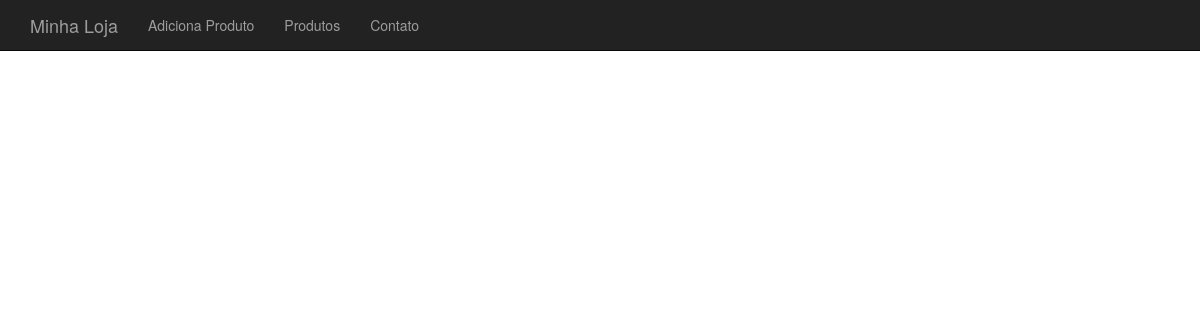
Page /produto-lista.php on the earlier database version.
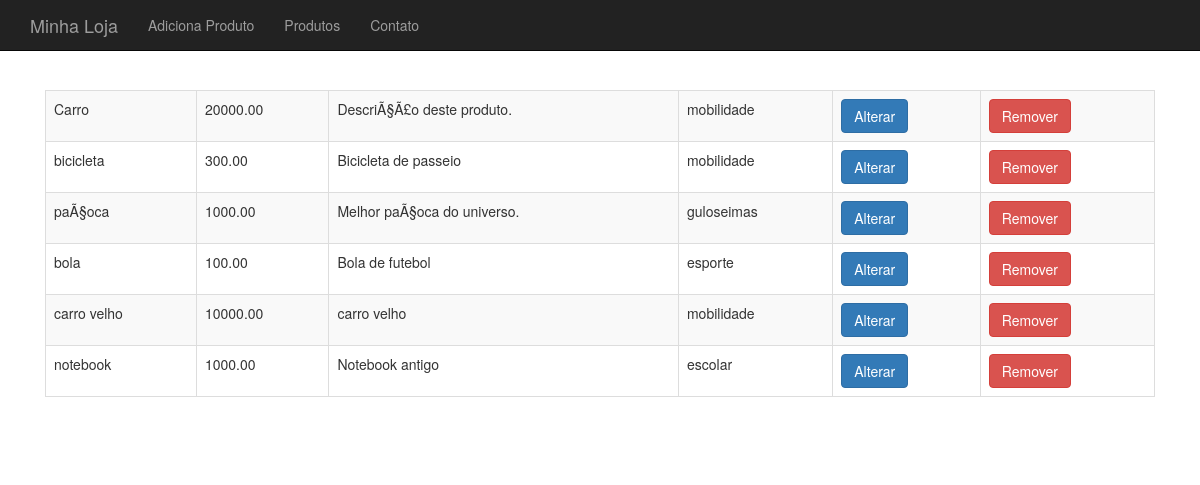
Same page on the later database version.
### tables this page shows
CREATE TABLE `produtos` (
  `id` int(11) NOT NULL AUTO_INCREMENT,
  `nome` varchar(255) DEFAULT NULL,
  `preco` decimal(10,2) DEFAULT NULL,
  `descricao` text,
  `categoria_id` int(11) DEFAULT NULL,
  `usado` tinyint(1) DEFAULT '0',
  PRIMARY KEY (`id`)
);

CREATE TABLE `categorias` (
  `id` int(11) NOT NULL AUTO_INCREMENT,
  `nome` varchar(255) DEFAULT NULL,
  PRIMARY KEY (`id`)
);

### banco-produto.php (called while the page is built, shortened)
<?php
function listaProdutos($conexao) {
	$produtos = array();
	$resultado = mysqli_query($conexao, "SELECT p.*, c.nome as categoria_nome FROM produtos as p join categorias as c on p.categoria_id=c.id");
	while($produto = mysqli_fetch_assoc($resultado)) {
		array_push($produtos, $produto);
	}
	return $produtos;
}

### produto-lista.php (the view, shortened to what this page needs)
<?php
require_once("header.php");
require_once("banco-produto.php");
?>
<table class="table table-striped table-bordered">
<?php
$produtos = listaProdutos($conexao);
foreach($produtos as $produto):
?>
	<tr>
		<td><?php echo $produto['nome'];?></td>
		<td><?php echo $produto['preco'];?></td>
		<td><?php echo substr($produto['descricao'], 0, 40);?></td>
		<td><?php echo $produto['categoria_nome'];?></td>
		<td><a class="btn btn-primary" href="produto-altera-formulario.php?id=<?php echo $produto['id']?>">Alterar</a></td>
		<td>
			<form action="remove-produto.php" method="post">
				<button class="btn btn-danger">Remover</button>
			</form>
		</td>
	</tr>
<?php
endforeach;
?>
</table>
<?php require "footer.php" ?>

### header.php (shortened to what this page needs)
<!DOCTYPE html>
<html>
<head>
	<link rel="stylesheet" href="css/bootstrap.css">
	<link rel="stylesheet" href="css/loja.css">
</head>
<body>
<div class="navbar navbar-inverse navbar-fixed-top">
	<div class="container">
		<div class="navbar-header">
			<a class="navbar-brand" href="index.php">Minha Loja</a>
		</div>
		<div>
			<ul class="nav navbar-nav">
				<li><a href="produto-formulario.php">Adiciona Produto</a></li>
				<li><a href="produto-lista.php">Produtos</a></li>
				<li><a href="contato.php">Contato</a></li>
			</ul>
		</div>
	</div>
</div>
<div class="container">
	<div class="principal">

Differences in the rows shown:
now on this page (row edited): produtos: nome "Carro", preco "20000.00", descricao "DescriÃ§Ã£o deste produto.", categoria.nome "mobilidade"
now on this page (row edited): produtos: nome "bicicleta", preco "300.00", descricao "Bicicleta de passeio", categoria.nome "mobilidade"
added produtos: nome "paÃ§oca", preco "1000.00", descricao "Melhor paÃ§oca do universo.", categoria.nome "guloseimas"
added produtos: nome "bola", preco "100.00", descricao "Bola de futebol", categoria.nome "esporte"
added produtos: nome "carro velho", preco "10000.00", descricao "carro velho", categoria.nome "mobilidade"
added produtos: nome "notebook", preco "1000.00", descricao "Notebook antigo", categoria.nome "escolar"
